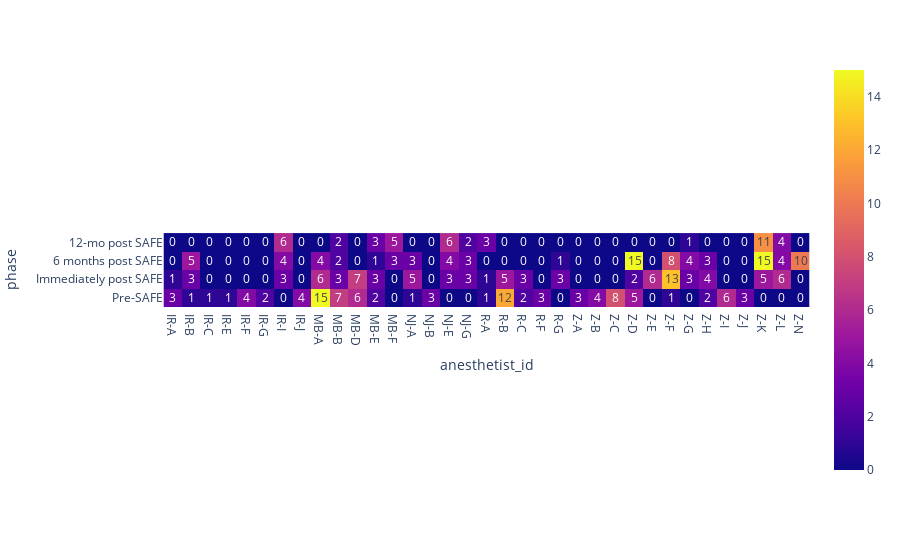

Notebook code cell kept with this figure:
### Code cell
#@title
t1 = pd.crosstab(df['anesthetist_id'], df['phase'])
fig = px.imshow(t1.T, text_auto=True)
fig.show()

### Figure 1 — Plotly figure (JSON) as saved in the notebook; plotly's stock layout.template omitted (floating-point values rounded to 4 significant figures; data arrays with more than 128 entries replaced by an {"elided": "..."} marker saying what was removed)
{"data": [{"coloraxis": "coloraxis", "hovertemplate": "anesthetist_id: %{x}<br>phase: %{y}<br>color: %{z}<extra></extra>", "name": "0", "texttemplate": "%{z}", "type": "heatmap", "x": ["IR-A", "IR-B", "IR-C", "IR-E", "IR-F", "IR-G", "IR-I", "IR-J", "MB-A", "MB-B", "MB-D", "MB-E", "MB-F", "NJ-A", "NJ-B", "NJ-E", "NJ-G", "R-A", "R-B", "R-C", "R-F", "R-G", "Z-A", "Z-B", "Z-C", "Z-D", "Z-E", "Z-F", "Z-G", "Z-H", "Z-I", "Z-J", "Z-K", "Z-L", "Z-N"], "xaxis": "x", "y": ["12-mo post SAFE", "6 months post SAFE", "Immediately post SAFE", "Pre-SAFE"], "yaxis": "y", "z": {"elided": "4x35 int values"}}], "layout": {"coloraxis": {"colorscale": [[0, "#0d0887"], [0.1111, "#46039f"], [0.2222, "#7201a8"], [0.3333, "#9c179e"], [0.4444, "#bd3786"], [0.5556, "#d8576b"], [0.6667, "#ed7953"], [0.7778, "#fb9f3a"], [0.8889, "#fdca26"], [1, "#f0f921"]]}, "margin": {"t": 60}, "xaxis": {"anchor": "y", "constrain": "domain", "domain": [0, 1], "scaleanchor": "y", "title": {"text": "anesthetist_id"}}, "yaxis": {"anchor": "x", "autorange": "reversed", "constrain": "domain", "domain": [0, 1], "title": {"text": "phase"}}}}
